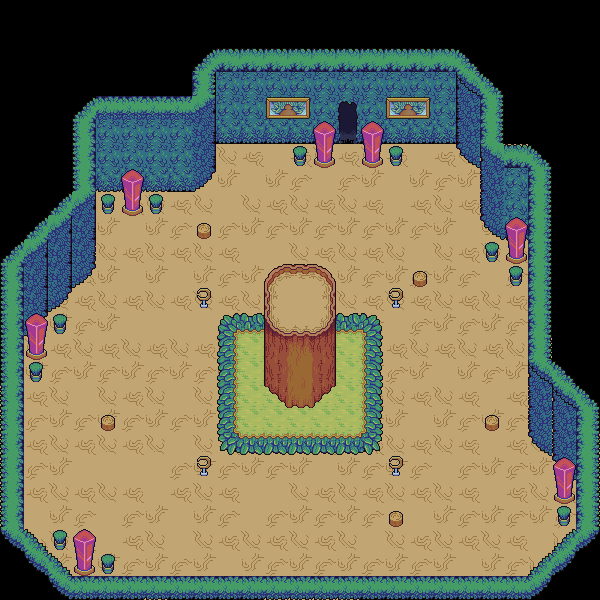

Rendered tile map (Tiled .tmx) drawn with the repository's tilesets; below, a short description and the map source with its tile grids summarised:
An orthogonal 25x25 tile map with 24x24 px tiles, 5 tile layers (floor, walls, floor objects, outer walls, ...), 3 tilesets.

<map version="1.10" tiledversion="1.10.2" orientation="orthogonal" renderorder="right-down" width="25" height="25" tilewidth="24" tileheight="24" infinite="0" nextlayerid="6" nextobjectid="1">
 <tileset firstgid="1" name="Cloud Interiors" tilewidth="24" tileheight="24" tilecount="300" columns="15">
  <image source="Asset Pack 8/Cloud Interiors.png" width="360" height="480" />
 </tileset>
 <tileset firstgid="301" name="Cloud world" tilewidth="24" tileheight="24" tilecount="442" columns="17">
  <image source="Asset Pack 8/Cloud world.png" width="408" height="624" />
 </tileset>
 <tileset firstgid="743" name="Tree Village" tilewidth="24" tileheight="24" tilecount="450" columns="15">
  <image source="Asset Pack 8/Tree Village.png" width="360" height="720" />
 </tileset>
 <layer id="3" name="floor" width="25" height="25">
  <data>[625 cells, 386 non-empty, 8 distinct tile ids]</data>
 </layer>
 <layer id="2" name="walls" width="25" height="25">
  <data>[625 cells, 72 non-empty, 9 distinct tile ids]</data>
 </layer>
 <layer id="5" name="floor objects" width="25" height="25">
  <data>[625 cells, 79 non-empty, 16 distinct tile ids]</data>
 </layer>
 <layer id="1" name="outer walls" width="25" height="25">
  <properties>
   <property name="solid" type="bool" value="true" />
  </properties>
  <data>[625 cells, 92 non-empty, 11 distinct tile ids]</data>
 </layer>
 <layer id="4" name="stam" width="25" height="25">
  <properties>
   <property name="solid" type="bool" value="true" />
  </properties>
  <data>[625 cells, 18 non-empty, 18 distinct tile ids]</data>
 </layer>
</map>